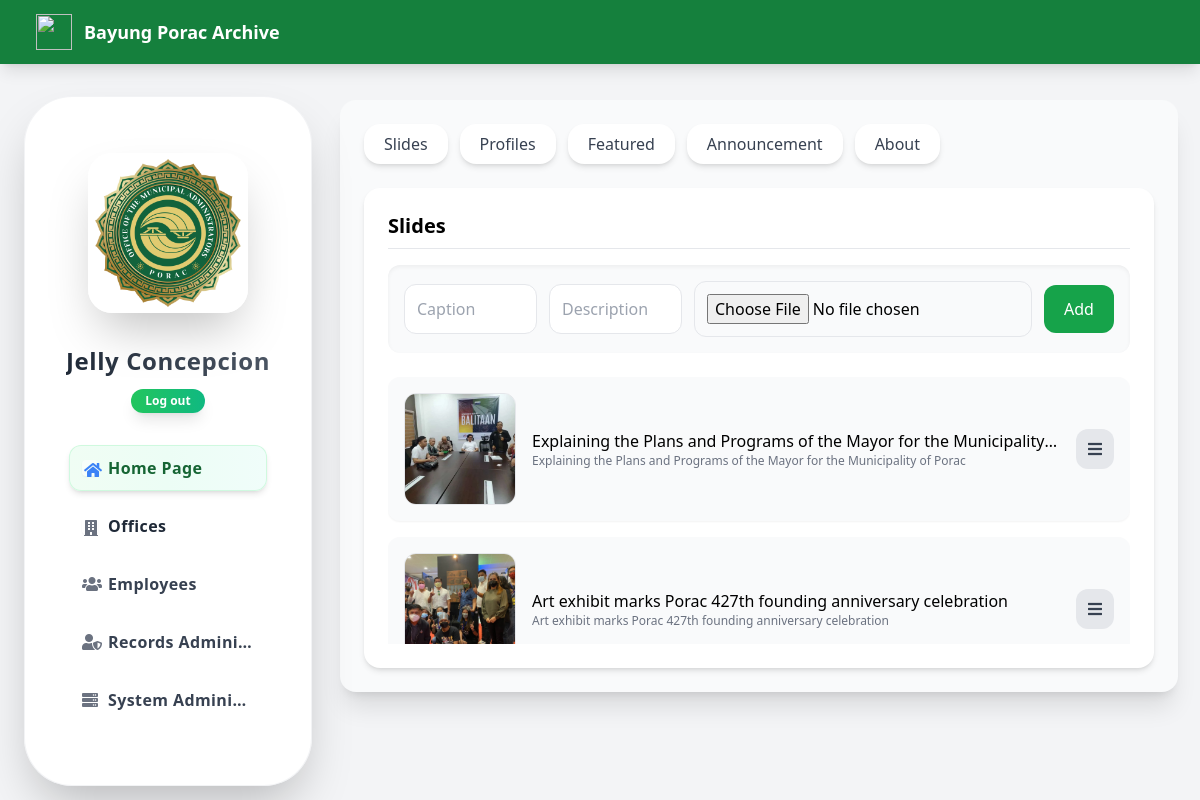
The app's page /system-administrator/homepage_management.php (signed in) with its own data.
### tables this page shows
CREATE TABLE `homepage_slides` (
  `slide_id` int(11) NOT NULL,
  `image` varchar(255) DEFAULT NULL,
  `caption` varchar(255) DEFAULT NULL,
  `description` text DEFAULT NULL,
  `status` enum('Active','Inactive') DEFAULT 'Active'
);

### system-administrator/homepage_management.php (the view, shortened to what this page needs)
<!DOCTYPE html>
<html lang="en">
<?php
require_once("../include/connection.php");
$slides = mysqli_query($conn,"SELECT * FROM homepage_slides ORDER BY slide_id DESC");
?>
<head>
<script src="https://cdn.tailwindcss.com"></script>
<link rel="stylesheet" href="https://cdnjs.cloudflare.com/ajax/libs/font-awesome/5.15.4/css/all.min.css"/>
</head>
<body class="bg-gray-100">
<nav class="fixed top-0 w-full bg-green-700 shadow-lg z-50">
  <div class="flex justify-between items-center h-16 px-4 sm:px-6">
    <div class="flex items-center space-x-3 min-w-0">
      <div class="flex items-center space-x-3 min-w-0 flex-1">
        <img src="js/img/municipalLogo.png" class="w-9 h-9 object-contain flex-shrink-0">
        <h1 class="text-white font-semibold text-base sm:text-lg truncate">Bayung Porac Archive</h1>
      </div>
    </div>
  </div>
</nav>
<div class="mt-24 px-6 flex gap-6">
<aside id="sidebar" class="lg:w-1/4 w-72 lg:h-[690px] fixed lg:static inset-y-0 left-0 z-30 transform -translate-x-full lg:translate-x-0 transition-transform duration-300 ease-in-out lg:flex lg:flex-col">
  <div class="bg-white/95 backdrop-blur-lg rounded-3xl lg:rounded-[3rem] shadow-2xl lg:shadow-2xl p-1 sm:p-3 lg:p-8 border border-gray-200/50 flex flex-col h-screen lg:h-[690px] items-center relative overflow-hidden">
    <div id="sidebarContent" class="flex flex-col w-full h-full pt-4 lg:pt-6 transition-all duration-500 ease-out">
      <div class="mb-2 lg:mb-8 w-full flex justify-center px-1">
        <img src="img/adminLogo.png"
             class="w-32 h-32 sm:w-36 sm:h-36 lg:w-40 lg:h-40 xl:w-44 xl:h-44 object-cover rounded-3xl transition-all duration-300 hover:scale-105 shadow-2xl border-4 border-white/90 mx-auto">
      </div>
      <div class="w-full px-2 sm:px-4 mb-2 lg:mb-8 flex flex-col items-center gap-1.5 lg:gap-3 text-dark text-xs sm:text-sm lg:text-base font-medium">
        <span class="welcome-text text-center truncate max-w-[260px] sm:max-w-none bg-gradient-to-r from-gray-800 to-gray-600 bg-clip-text text-transparent text-xs sm:text-sm lg:text-2xl font-bold tracking-wide leading-tight">
        </span>
        <a href="#" onclick="confirmLogout(this)"
           class="bg-gradient-to-r from-green-500 to-emerald-500 text-white px-3.5 py-1 rounded-xl hover:from-green-600 hover:to-emerald-600 hover:shadow-xl hover:-translate-y-1 transition-all duration-300 font-semibold text-xs whitespace-nowrap shadow-lg border-0 backdrop-blur-sm w-fit mx-auto hover:scale-105">
          Log out
        </a>
      </div>
      <nav class="w-full flex-1 px-2 sm:px-3 space-y-1.5 lg:space-y-3 overflow-y-auto lg:overflow-visible scrollbar-thin scrollbar-thumb-gray-300/70 scrollbar-track-transparent lg:max-h-none max-h-[calc(100vh-240px)] lg:max-h-none">
        <a href="homepage_management.php"
           class="group flex items-center gap-2.5 w-full px-3 py-2.5 rounded-xl
           bg-gradient-to-r from-green-50 via-emerald-50 to-teal-50 shadow-md border border-green-200/60
           hover:bg-gradient-to-r hover:from-green-100 hover:to-emerald-100 hover:shadow-2xl hover:-translate-y-1 hover:border-green-300/80
           transition-all duration-300 text-xs sm:text-sm lg:text-base backdrop-blur-sm">
           <i class="fas fa-home text-blue-500 group-hover:text-blue-600 w-3.5 h-3.5 sm:w-4 sm:h-4 flex-shrink-0 transition-all duration-300 shadow-sm rounded p-0.5 bg-white/50"></i>
           <span class="font-semibold tracking-wide flex-1 min-w-0 truncate text-green-800">Home Page</span>
        </a>
        <a href="department_management.php"
           class="group flex items-center gap-2.5 w-full px-3 py-2.5 rounded-xl text-gray-700 hover:bg-gradient-to-r hover:from-gray-50 hover:to-purple-50 hover:-translate-y-1 hover:shadow-xl transition-all duration-300 text-xs sm:text-sm lg:text-base border border-transparent hover:border-purple-200/50 backdrop-blur-sm">
           <i class="fas fa-building text-gray-500 group-hover:text-green-600 w-3.5 h-3.5 sm:w-4 sm:h-4 flex-shrink-0 shadow-sm rounded p-0.5 bg-white/50 transition-all duration-300"></i>
           <span class="font-semibold tracking-wide flex-1 min-w-0 truncate text-gray-800">Offices</span>
        </a>
        <a href="view_user.php"
           class="group flex items-center gap-2.5 w-full px-3 py-2.5 rounded-xl text-gray-700 hover:bg-gradient-to-r hover:from-gray-50 hover:to-indigo-50 hover:-translate-y-1 hover:shadow-xl transition-all duration-300 text-xs sm:text-sm lg:text-base border border-transparent hover:border-indigo-200/50 backdrop-blur-sm">
           <i class="fas fa-users text-gray-500 group-hover:text-indigo-600 w-3.5 h-3.5 sm:w-4 sm:h-4 flex-shrink-0 transition-all duration-300"></i>
           <span class="font-semibold tracking-wide flex-1 min-w-0 truncate">Employees</span>
        </a>
        <a href="view_admin.php"
           class="group flex items-center gap-2.5 w-full px-3 py-2.5 rounded-xl text-gray-700 hover:bg-gradient-to-r hover:from-gray-50 hover:to-purple-50 hover:-translate-y-1 hover:shadow-xl transition-all duration-300 text-xs sm:text-sm lg:text-base border border-transparent hover:border-purple-200/50 backdrop-blur-sm">
           <i class="fas fa-user-shield text-gray-500 group-hover:text-purple-600 w-3.5 h-3.5 sm:w-4 sm:h-4 flex-shrink-0 transition-all duration-300"></i>
           <span class="font-semibold tracking-wide flex-1 min-w-0 truncate">Records Administrators</span>
        </a>
        <a href="system-administrator.php"
           class="group flex items-center gap-2.5 w-full px-3 py-2.5 rounded-xl text-gray-700 hover:bg-gradient-to-r hover:from-gray-50 hover:to-indigo-50 hover:-translate-y-1 hover:shadow-xl transition-all duration-300 text-xs sm:text-sm lg:text-base border border-transparent hover:border-indigo-200/50 backdrop-blur-sm">
           <i class="fas fa-server text-gray-500 group-hover:text-indigo-600 w-3.5 h-3.5 sm:w-4 sm:h-4 flex-shrink-0 transition-all duration-300"></i>
           <span class="font-semibold tracking-wide flex-1 min-w-0 truncate">System Administrators</span>
        </a>
      </nav>
    </div>
  </div>
</aside>
<div class="w-3/4 p-1 h-[calc(79vh-2rem)]">
  <div class="p-6 bg-gray-50 rounded-2xl shadow-xl h-full flex flex-col">
<div class="hidden md:flex flex-wrap gap-3 mb-6">
  <button class="tab-btn px-5 py-2 rounded-2xl bg-white shadow-md hover:shadow-xl hover:-translate-y-1 transition-all duration-200 font-medium text-gray-700 active:bg-green-600 active:text-white"
          onclick="showTab('slides')">Slides</button>
  <button class="tab-btn px-5 py-2 rounded-2xl bg-white shadow-md hover:shadow-xl hover:-translate-y-1 transition-all duration-200 font-medium text-gray-700"
          onclick="showTab('profiles')">Profiles</button>
  <button class="tab-btn px-5 py-2 rounded-2xl bg-white shadow-md hover:shadow-xl hover:-translate-y-1 transition-all duration-200 font-medium text-gray-700"
          onclick="showTab('featured')">Featured</button>
  <button class="tab-btn px-5 py-2 rounded-2xl bg-white shadow-md hover:shadow-xl hover:-translate-y-1 transition-all duration-200 font-medium text-gray-700"
          onclick="showTab('events')">Announcement</button>
  <button class="tab-btn px-5 py-2 rounded-2xl bg-white shadow-md hover:shadow-xl hover:-translate-y-1 transition-all duration-200 font-medium text-gray-700"
          onclick="showTab('about')">About</button>
</div>
<div id="slides" class="tab-content bg-white p-4 sm:p-6 rounded-2xl shadow-md flex flex-col flex-1 overflow-hidden">
  <h2 class="font-semibold text-xl mb-4 border-b pb-2">Slides</h2>
  <form method="POST" enctype="multipart/form-data" class="flex flex-col sm:flex-row flex-wrap gap-3 mb-6 items-center bg-gray-50 p-4 rounded-xl shadow-inner w-full">
    <input type="text" name="caption" placeholder="Caption" class="border p-3 rounded-xl flex-1 min-w-[120px] w-full sm:w-full md:w-auto" required>
    <input type="text" name="description" placeholder="Description" class="border p-3 rounded-xl flex-1 min-w-[120px] w-full sm:w-full md:w-auto" required>
    <input type="file" name="image" class="border p-3 rounded-xl w-full sm:w-full md:w-auto" required>
    <button name="add_slide" class="bg-green-600 text-white px-5 py-3 rounded-xl hover:bg-green-700 transition-colors w-full sm:w-full md:w-auto">
      Add
    </button>
  </form>
  <div class="flex flex-col gap-4 overflow-y-auto">
    <?php while($row = mysqli_fetch_assoc($slides)) { ?>
      <div class="flex flex-col sm:flex-row items-start sm:items-center justify-between bg-gray-50 p-4 rounded-xl shadow-sm hover:shadow-md transition-all gap-4 w-full">
        <div class="flex flex-col sm:flex-row items-start sm:items-center gap-4 w-full">
          <img src="../uploads/slides/<?php echo $row['image']; ?>" class="w-full sm:w-28 h-28 object-cover rounded-xl border flex-shrink-0">
          <div class="flex-1 min-w-0">
            <p class="font-medium text-lg sm:text-base truncate"><?php echo $row['caption']; ?></p>
            <p class="text-gray-500 text-sm sm:text-xs truncate"><?php echo $row['description']; ?></p>
          </div>
        </div>
        <div class="relative mt-3 sm:mt-0 w-full sm:w-auto">
          <button onclick="toggleSlideMenu(<?php echo $row['slide_id']; ?>)"
                  class="bg-gray-200 hover:bg-gray-300 text-gray-700 px-3 py-2 rounded-xl transition w-full sm:w-auto">
            <i class="fas fa-bars"></i>
          </button>
        </div>
      </div>
    <?php } ?>
  </div>
</div>
</body>
</html>

### system-administrator/homepage_management.php (style rules this page uses)
#sidebar nav { scrollbar-width: thin; scrollbar-color: rgba(156, 163, 175, 0.8) transparent; }

### records on screen
homepage_slides: image (picture), caption "Explaining the Plans and Programs of the Mayor for the Municipality…", description "Explaining the Plans and Programs of the Mayor for the Municipality of Porac"
homepage_slides: image (picture), caption "Art exhibit marks Porac 427th founding anniversary celebration", description "Art exhibit marks Porac 427th founding anniversary celebration"
